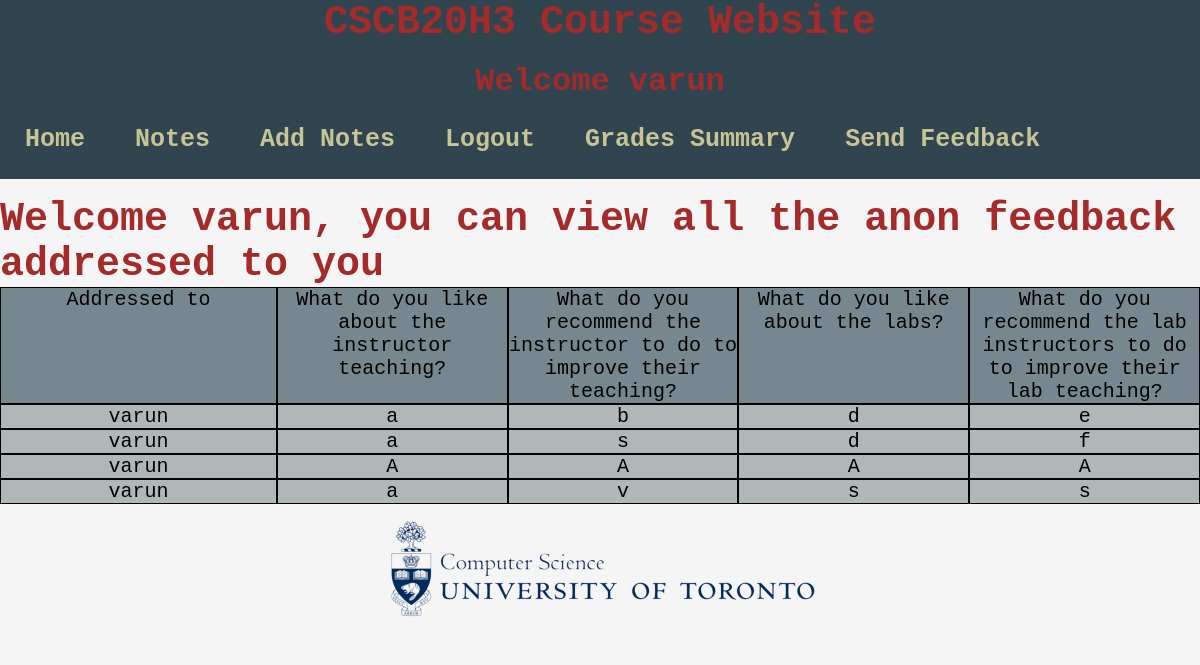
Page /View_Anon_Feedback (signed in) on the committed database.
### app.py (models this page shows)
class Feedback(db.Model):
    __tablename__ = 'Feedback'
    id = db.Column(db.Integer, primary_key=True)
    question1 = db.Column(db.String(2500), nullable=False)
    question2 = db.Column(db.String(2500), nullable=False)
    question3 = db.Column(db.String(2500), nullable=False)
    question4 = db.Column(db.String(2500), nullable=False)
    instructor_username = db.Column(db.String(2500), nullable=False)

### app.py (the view)
@app.route('/View_Anon_Feedback')
def View_Anon_Feedback():
    pagename = 'View_Anon_Feedback'
    query_Feedback_result = Feedback.query.all()
    return render_template('View_Anon_Feedback.html',pagename=pagename,query_Feedback_result=query_Feedback_result)

### templates/View_Anon_Feedback.html (shortened to what this page needs)
{% extends "template.html" %}
{% block content %}
<h1>Welcome {{session.user}}, you can view all the anon feedback addressed to you</h1>
<center>
    <div class="table">
        <div class="row rowdark">
          <div class="cell w">Addressed to</div>
          <div class="cell">What do you like about the instructor teaching?</div>
          <div class="cell">What do you recommend the instructor to do to improve their teaching? </div>
          <div class="cell">What do you like about the labs?</div>
          <div class="cell">What do you recommend the lab instructors to do to improve their lab teaching? </div>
        </div>
        {%for feed in query_Feedback_result%}
            {%if feed.instructor_username == session.user%}
            <div class="row rowlight">
                <div class="cell w"> {{feed.instructor_username}}  </div>
                <div class="cell"> {{feed.question1}} </div>
                <div class="cell"> {{feed.question2}}   </div>
                <div class="cell">{{feed.question3}}</div>
                <div class="cell">{{feed.question4}}</div>
                </div>
            {%endif%}
        {%endfor%}
</center>
{% endblock %}

### templates/template.html (shortened to what this page needs)
<!DOCTYPE html>
<html lang="en" dir="ltr">
 <head>
   <link rel="stylesheet" href="{{ url_for('static', filename='styles/template.css') }}">
 </head>
 <header>
  <div class="container">
    <center><h1 class="logo">CSCB20H3 Course Website</h1></center>
    <br>
    <center><h2>Welcome {{session.user}} </h2></center>
    <strong>
    <nav class="navigation">
        {% if session.user %}
          <a href="{{ url_for('home') }}">Home</a>
          <a href="{{ url_for('notes') }}">Notes</a>
          <a href="{{ url_for('add') }}">Add Notes</a>
          <a href="{{ url_for('logout') }}">Logout</a>
          {% if session.user_type == "instructor" %}
            <a>Remark Requests</a>
            <a href="{{ url_for('View_Grades_Instructor') }}">Check Grades</a>
            <a href="{{url_for('View_Anon_Feedback')}}"> View Feedback</a>
          {% else %}
          <a href="{{ url_for('View_Grades_Student') }}">Grades Summary</a>
            <a href="{{ url_for('Send_Anon_Feedback') }}">Send Feedback</a>
          {% endif %}
        {% else %}
          <a href="{{ url_for('home') }}">Home</a>
          <a href="{{ url_for('login') }}">Login</a>
          <a href="{{ url_for('register') }}">Register</a>
        {% endif %}
    </nav>
    </strong>
  </div>
</header>
 <body>
    <br>
    {% block content %}
    {% endblock %}
 </body>
<footer>
 <center>
  <ul class="__footer__">
      <a href="https://web.cs.toronto.edu/">
        <div class="img_container">
            <img src="static/Images/CSFACULTY.png" alt="CS FACULTY U OF T" class="image" style="width:100%">
          </div>
      </a>
  </ul>
</center>
</footer>
</html>

### static/styles/template.css (style rules this page uses)
html { -webkit-text-size-adjust: 100%; -ms-text-size-adjust: 100%; }
.container { background:#304550; color:brown; margin: 0 auto; font-family: "VT323", monospace; margin: 0; }
.navigation { font-family: "VT323", monospace; margin: 0; list-style: none; margin: 0; background: #304550; display: -webkit-box; display: -moz-box; display: -ms-flexbox; display: -webkit-flex; display: flex; flex-flow: row wrap; position: sticky }
.navigation a { text-decoration: none; display: block; padding: 1em; color: #c7c495; font-size: 25px }
*, *:before, *:after { -moz-box-sizing: border-box; -webkit-box-sizing: border-box; box-sizing: border-box; }
body { background-color:whitesmoke; font-family: "VT323", monospace; margin: 0; }
h1 { font-family: "VT323", monospace; font-size: 2.5rem; color: brown; margin: 0; }
h2 { font-family: "VT323", monospace; font-size: 2.0rem; color: brown; margin: 0; }
footer { display: flex; justify-content: space-around; }
.__footer__ { font-family: 'Helvetica'; list-style: none; padding: 0; margin: 0; }
.img_container { position: relative; width: 50%; }
.image { opacity: 1; display: block; width: 50%; height: auto; transition: .7s ease; backface-visibility: hidden; }
.cell.w { width: 300px; font-size: 20px; }
.row { display: flex; flex-direction: row; font-size: 20px; }
.rowdark { background-color: #77878f; }
.rowlight { background-color: #b0b7b9; }
.cell { width: 250px; border: 0.5px black solid; }

### rows in the picture
Feedback: instructor_username "varun", question1 "a", question2 "b", question3 "d", question4 "e"
Feedback: instructor_username "varun", question1 "a", question2 "s", question3 "d", question4 "f"
Feedback: instructor_username "varun", question1 "A", question2 "A", question3 "A", question4 "A"
Feedback: instructor_username "varun", question1 "a", question2 "v", question3 "s", question4 "s"

### other values in the picture
{{ session.user }} "varun"
